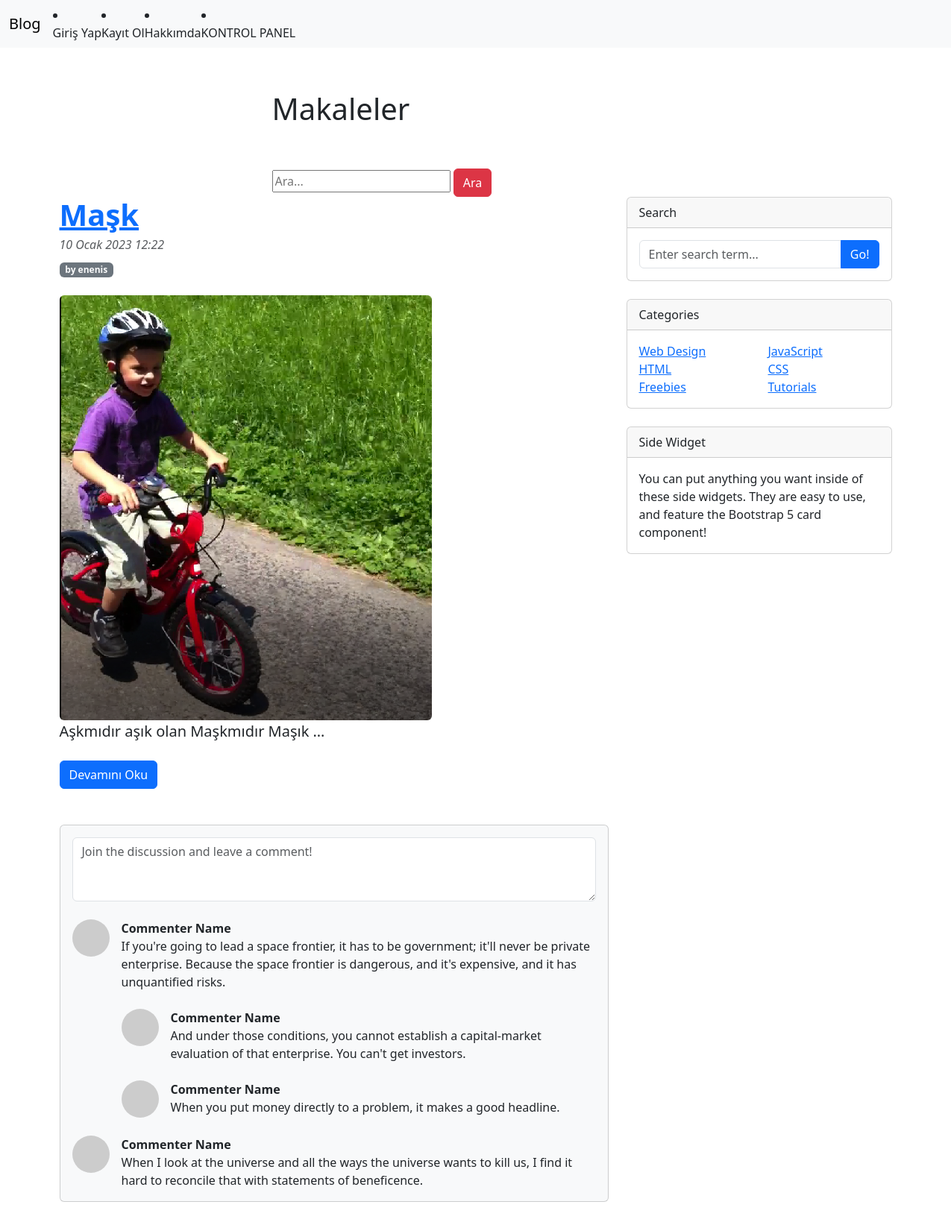
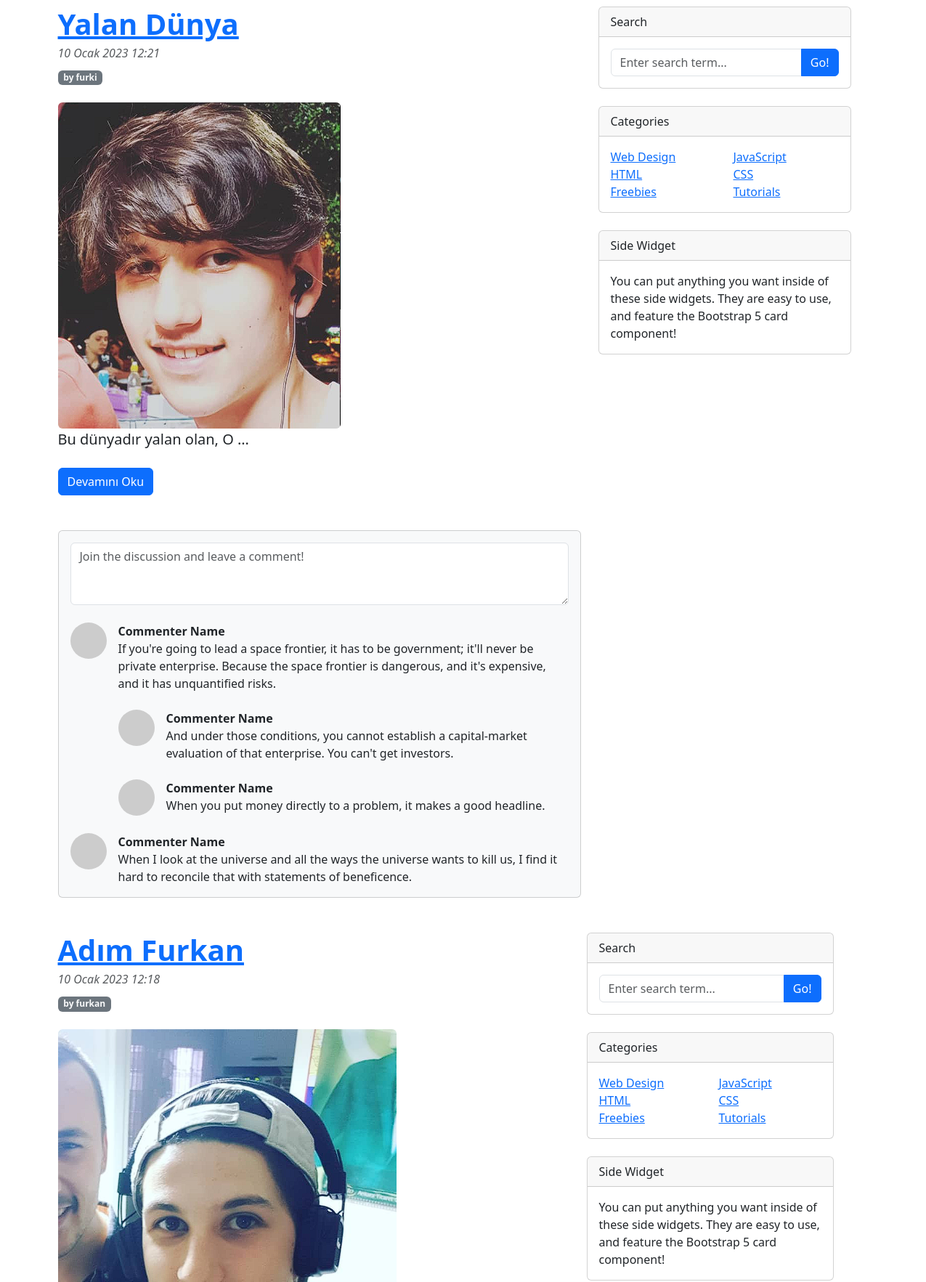
The app's page /articles/ (upper part) with its own data (2 pictures, top to bottom).
### article/models.py (models this page shows, shortened)
class Article(models.Model):
    author = models.ForeignKey("auth.User",on_delete=models.CASCADE ,verbose_name="Yazar")
    title=models.CharField(max_length=50, verbose_name="Başlık")
    content=models.TextField(verbose_name="İçerik")
    created_date=models.DateTimeField(auto_now_add=True, verbose_name="Oluşturulma Tarihi")
    article_image=models.FileField(blank=True,null= True,verbose_name="Foto")
    class Meta:
        ordering=["-created_date"]

### article/views.py (the view)
# urls.py: path("", views.articles,name="articles" ),
def articles(request):
    keyword = request.GET.get("keyword")
    if keyword:
        articles = Article.objects.filter(title__contains = keyword)
        return render(request,"articles.html",{"articles":articles})
    articles = Article.objects.all()
    articles = Article.objects.all()
    return render(request,"articles.html",{"articles":articles})

### templates/articles.html (shortened to what this page needs)
{% extends 'layout.html' %}
{% block body %}
<div class="row">
    <div class="col-md-10 offset-md-3">
        <h1 class="mt-2">Makaleler</h1>
        <br>
    </div>
    <br>
</div>
<div class="row">
    <div class="col-md-10 offset-md-3">
        <form>
        <input type="text" name="keyword" class="input-sm" maxlenght="64" placeholder="Ara...">
        <button type="submit" class="btn btn-danger">Ara</button>
        </form>
    </div>
</div>
{% if articles %}
{% for article in articles %}
<div class="row">
    <div class="col-lg-8">
        <article>
            <header class="mb-4">
               <a href="{% url "article:detail" article.id %}"> <h1 class="fw-bolder mb-1">{{article.title}}</h1></a>
                <div class="text-muted fst-italic mb-2">{{article.created_date}}</div>
                <a class="badge bg-secondary text-decoration-none link-light" href="#!">by {{article.author.username}}</a>
            </header>
            {% if article.article_image %}
            <a href="{% url "article:detail" article.id %}">
                <img class="img-fluid rounded" src="{{article.article_image.url}}" alt="" />
            </a>
            {% endif %}
            <section class="mb-5">
                <p class="fs-5 mb-4"> {{article.content|truncatewords:5}}</p>
                <a  class="btn btn-primary" href="{% url "article:detail" article.id %}">Devamını Oku</a>
            </section>
        </article>
        <section class="mb-5">
            <div class="card bg-light">
                <div class="card-body">
                    <form class="mb-4"><textarea class="form-control" rows="3" placeholder="Join the discussion and leave a comment!"></textarea></form>
                    <div class="d-flex mb-4">
                        <div class="flex-shrink-0"><img class="rounded-circle" src="https://dummyimage.com/50x50/ced4da/6c757d.jpg" alt="..." /></div>
                        <div class="ms-3">
                            <div class="fw-bold">Commenter Name</div>
                            If you're going to lead a space frontier, it has to be government; it'll never be private enterprise. Because the space frontier is dangerous, and it's expensive, and it has unquantified risks.
                            <div class="d-flex mt-4">
                                <div class="flex-shrink-0"><img class="rounded-circle" src="https://dummyimage.com/50x50/ced4da/6c757d.jpg" alt="..." /></div>
                                <div class="ms-3">
                                    <div class="fw-bold">Commenter Name</div>
                                    And under those conditions, you cannot establish a capital-market evaluation of that enterprise. You can't get investors.
                                </div>
                            </div>
                            <div class="d-flex mt-4">
                                <div class="flex-shrink-0"><img class="rounded-circle" src="https://dummyimage.com/50x50/ced4da/6c757d.jpg" alt="..." /></div>
                                <div class="ms-3">
                                    <div class="fw-bold">Commenter Name</div>
                                    When you put money directly to a problem, it makes a good headline.
                                </div>
                            </div>
                        </div>
                    </div>
                    <div class="d-flex">
                        <div class="flex-shrink-0"><img class="rounded-circle" src="https://dummyimage.com/50x50/ced4da/6c757d.jpg" alt="..." /></div>
                        <div class="ms-3">
                            <div class="fw-bold">Commenter Name</div>
                            When I look at the universe and all the ways the universe wants to kill us, I find it hard to reconcile that with statements of beneficence.
                        </div>
                    </div>
                </div>
            </div>
        </section>
    </div>
    <div class="col-lg-4">
        <div class="card mb-4">
            <div class="card-header">Search</div>
            <div class="card-body">
                <div class="input-group">
                    <input class="form-control" type="text" placeholder="Enter search term..." aria-label="Enter search term..." aria-describedby="button-search" />
                    <button class="btn btn-primary" id="button-search" type="button">Go!</button>
                </div>
            </div>
        </div>
        <div class="card mb-4">
            <div class="card-header">Categories</div>
            <div class="card-body">
                <div class="row">
                    <div class="col-sm-6">
                        <ul class="list-unstyled mb-0">
                            <li><a href="#!">Web Design</a></li>
                            <li><a href="#!">HTML</a></li>
                            <li><a href="#!">Freebies</a></li>
                        </ul>
                    </div>
                    <div class="col-sm-6">
                        <ul class="list-unstyled mb-0">
                            <li><a href="#!">JavaScript</a></li>
                            <li><a href="#!">CSS</a></li>
                            <li><a href="#!">Tutorials</a></li>
                        </ul>
                    </div>
                </div>
            </div>
        </div>
        <div class="card mb-4">
            <div class="card-header">Side Widget</div>
            <div class="card-body">You can put anything you want inside of these side widgets. They are easy to use, and feature the Bootstrap 5 card component!</div>
        </div>
</div>
{% endfor %}
{% else %}
<div class="alert alert-danger">Makale Bulunamadı</div>
{% endif %}
{% endblock body %}

### templates/layout.html (shortened to what this page needs)
<!DOCTYPE html>
<html lang="en">
<head>
    <link href="https://cdn.jsdelivr.net/npm/bootstrap@5.3.0-alpha1/dist/css/bootstrap.min.css" rel="stylesheet">
</head>
<body>
    {% include "includes/navbar.html" %}
    <div style="margin-top:50px; margin-bottom:50px;" class="container">
        {% block body %}
        {% endblock body %}
</body>
</html>

### templates/includes/navbar.html (shortened to what this page needs)
<nav class="navbar navbar-expand-lg bg-body-tertiary">
    <div class="container-fluid">
      <a class="navbar-brand" href="{% url "index" %}">Blog</a>
      <div class="collapse navbar-collapse" id="navbarTogglerDemo02">
        {% if request.user.is_authenticated %}
        <ul class="navbar-nav me-auto mb-2 mb-lg-0">
        <li class="nav-item">
          <a class="nav-link active" aria-current="page" href="{% url "article:articles" %}">Makaleler</a>
        </li>
        <li class="nav-item">
          <a class="nav-link active" aria-current="page" href="{% url "user:logout" %}">Çıkış Yap</a>
        </li>
        {% else %}
          <li class="nav-item">
            <a class="nav-link active" aria-current="page" href="{% url "user:login" %}">Giriş Yap</a>
          </li>
          <li class="nav-item">
            <a class="nav-link active" aria-current="page" href="{% url "user:register" %}">Kayıt Ol</a>
          </li>
          {% endif %}
          <li class="nav-item">
            <a class="nav-link active" aria-current="page" href="{% url "about" %}">Hakkımda</a>
          </li>
          <li class="nav-item">
            <a class="nav-link active" aria-current="page" href="{% url "article:dashboard" %}">KONTROL PANEL</a>
          </li>
      </div>
    </div>
  </nav>

### records on screen
Article: title "Maşk", created_date "10 Ocak 2023 12:22", author.username "enenis", article_image (picture), content "Aşkmıdır aşık olan Maşkmıdır Maşık …"
Article: title "Yalan Dünya", created_date "10 Ocak 2023 12:21", author.username "furki", article_image (picture), content "Bu dünyadır yalan olan, O …"
Article: title "Adım Furkan", created_date "10 Ocak 2023 12:18", author.username "furkan", article_image (picture)
